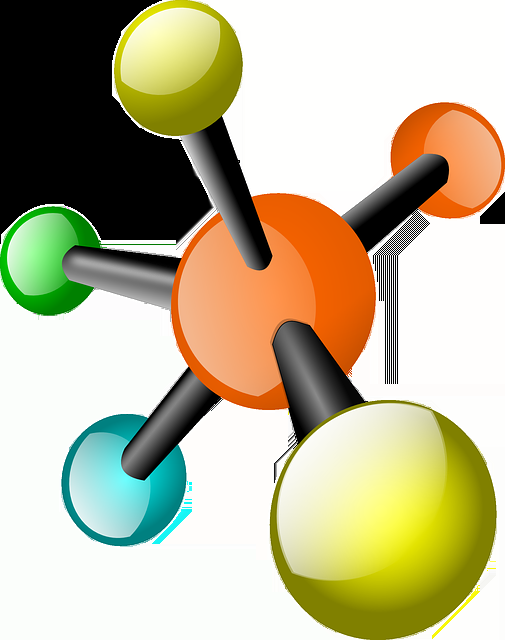
#> input picture opencv/single-molecule.webp, 505 x 640 px
$ python main.py
#> lines starting #> are read from the running program, lines starting #| are printed output that depends on the picture
import cv2
import matplotlib.pyplot as plt

preimage = cv2.imread("single-molecule.webp")
#> preimage is the input picture: shape (640, 505, 3); mean B, G, R 149.7, 181.6, 187.6

img_gray = cv2.cvtColor(preimage, cv2.COLOR_BGR2GRAY)
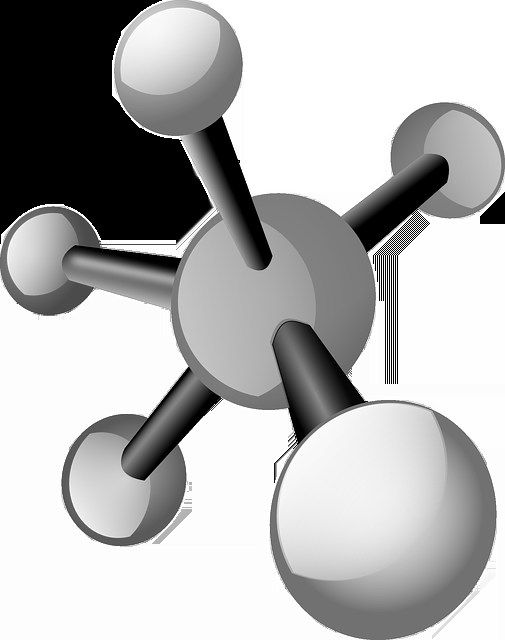
#> img_gray: shape (640, 505); min 0, max 255, mean 179.8
img_rgb = cv2.cvtColor(preimage, cv2.COLOR_BGR2RGB)

#> (the run stopped early here; a loop or call above may not have finished)
